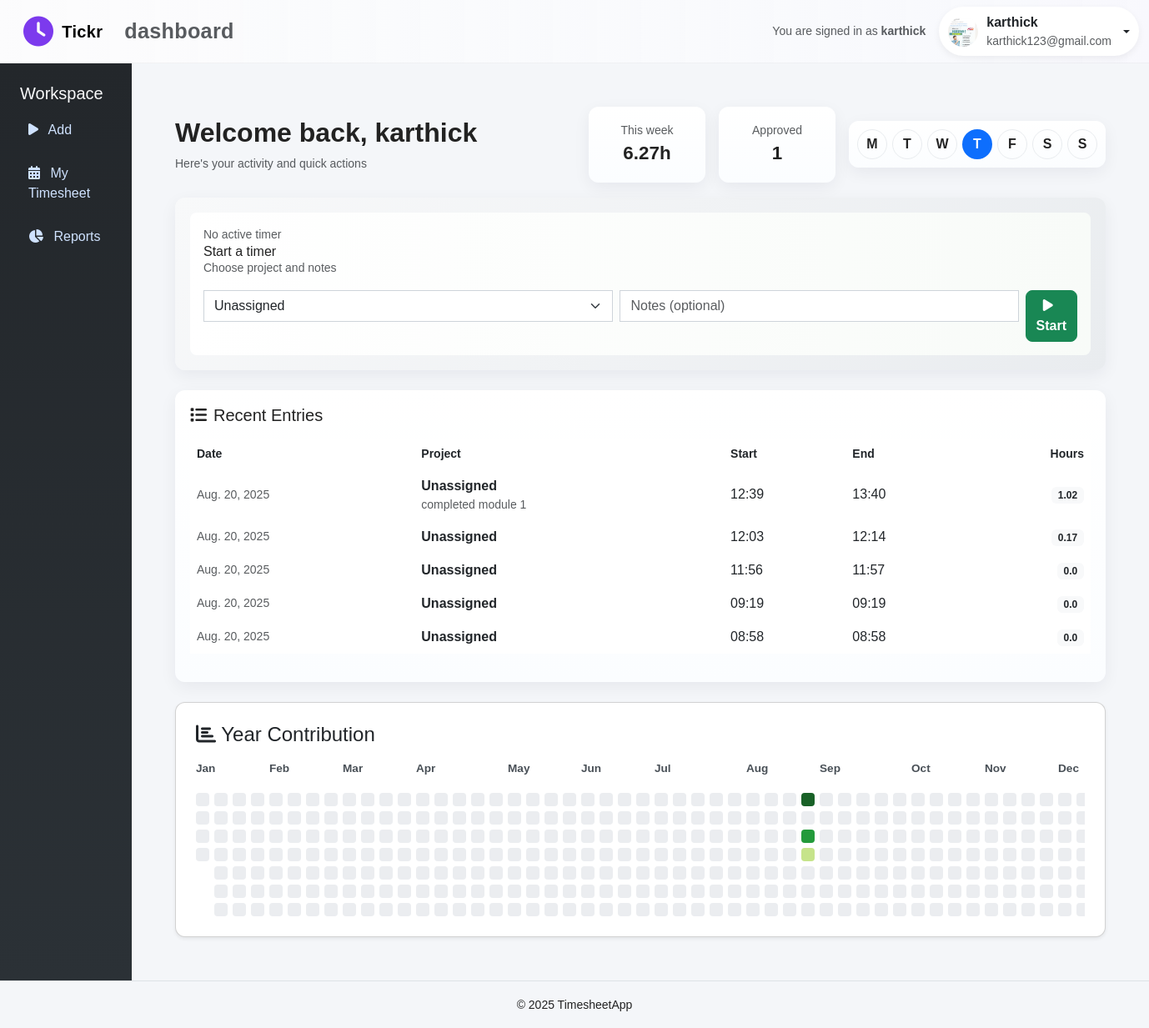
The app's page /dashboard/employee/ (signed in), older data.
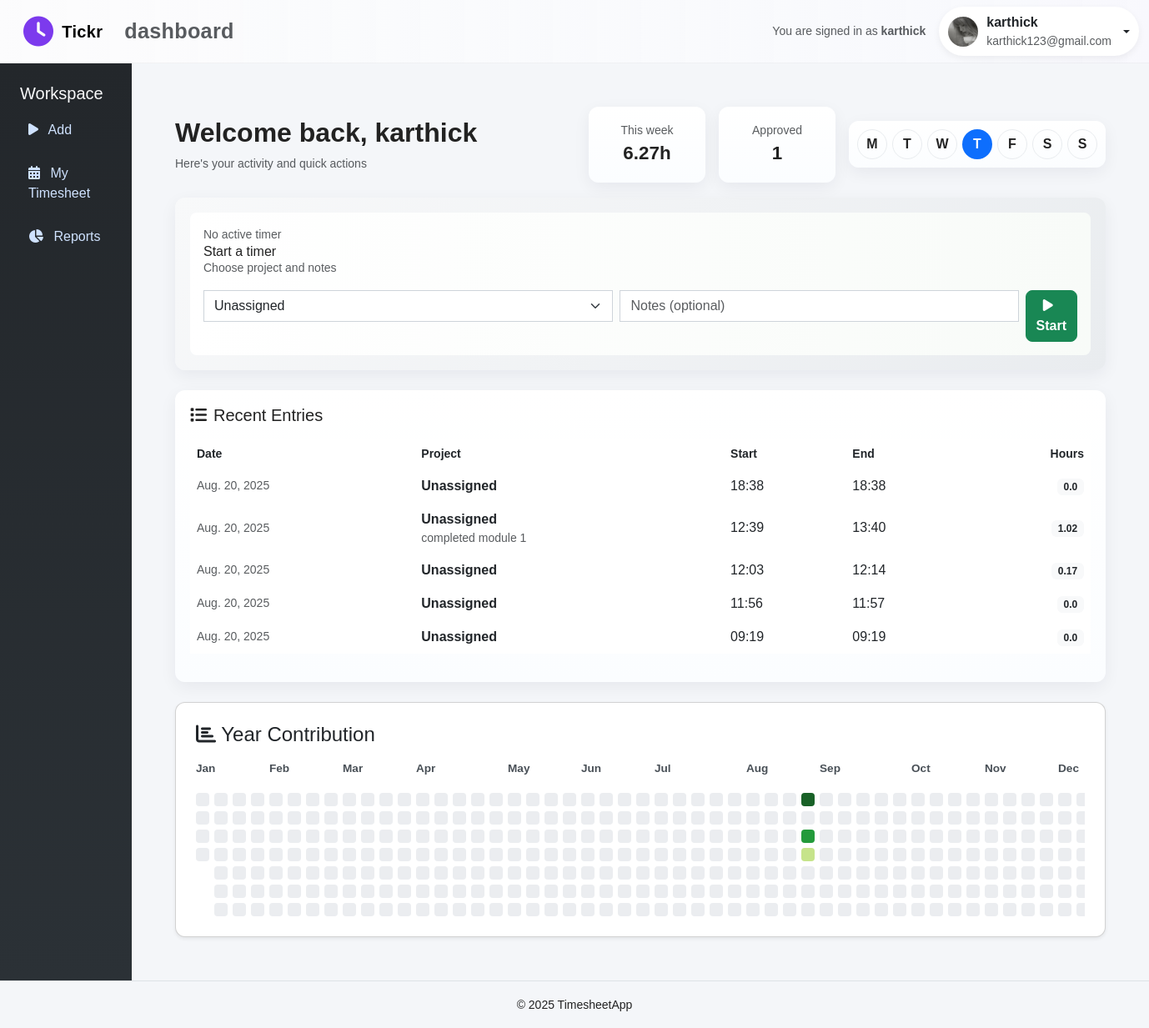
The same page, newer data.
### timesheet_app/models.py (models this page shows, shortened)
class CustomUser(AbstractUser):
    role = models.CharField(max_length=10, choices=ROLE_CHOICES)

class Profile(models.Model):
    user = models.OneToOneField(settings.AUTH_USER_MODEL, on_delete=models.CASCADE, related_name='profile')
    avatar = models.ImageField(upload_to=avatar_upload_to, null=True, blank=True)

class TimesheetEntry(models.Model):
    user = models.ForeignKey(settings.AUTH_USER_MODEL, on_delete=models.CASCADE)
    project = models.ForeignKey(Project, on_delete=models.PROTECT, null=True, blank=True)
    work_date = models.DateField(null=False, blank=False)
    start_time = models.DateTimeField(null=True, blank=True)
    end_time = models.DateTimeField(null=True, blank=True)
    break_minutes = models.PositiveIntegerField(default=0)
    duration_minutes = models.PositiveIntegerField(default=0, editable=False)
    billable = models.BooleanField(default=True)
    notes = models.TextField(blank=True)
    created_at = models.DateTimeField(auto_now_add=True)
    updated_at = models.DateTimeField(auto_now=True)
    class Meta:
        indexes = [
            models.Index(fields=["user", "work_date"]),
            models.Index(fields=["project", "work_date"]),
        ]
        ordering = ["work_date", "start_time"]

### timesheet_app/views.py (the view)
# urls.py: path("dashboard/employee/", employee_dashboard, name="employee_dashboard"),
@login_required
@role_required("employee")
def employee_dashboard(request):
    user = request.user
    today = dt.date.today()
    projects = Project.objects.filter(active=True).order_by("name")
    running_timer = TimesheetEntry.objects.filter(user=user, end_time__isnull=True).order_by("-start_time").first()
    if running_timer and running_timer.start_time:
        delta = timezone.now() - running_timer.start_time
        running_timer.hours = round(delta.total_seconds() / 3600, 2)
    else:
        running_timer = None
    recent_entries = TimesheetEntry.objects.filter(user=user).order_by("-work_date", "-start_time")[:5]
    for e in recent_entries:
        if e.duration_minutes is not None:
            e.hours = round(e.duration_minutes / 60.0, 2)
        elif e.start_time:
            delta = timezone.now() - e.start_time
            e.hours = round(delta.total_seconds() / 3600, 2)
        else:
            e.hours = 0
    year_start = dt.date(today.year, 1, 1)
    year_end = dt.date(today.year, 12, 31)
    entries_qs = TimesheetEntry.objects.filter(
        user=user, work_date__range=(year_start, year_end)
    ).values("work_date").annotate(total_minutes=Coalesce(Sum("duration_minutes"), 0))
    hours_map = {e["work_date"]: e["total_minutes"] / 60 for e in entries_qs}
    cal_data = []
    week = []
    current_date = year_start
    while current_date <= year_end:
        if current_date.weekday() == 6 and week:
            cal_data.append(week)
            week = []
        week.append({"date": current_date, "hours": hours_map.get(current_date, 0)})
        current_date += dt.timedelta(days=1)
    if week:
        cal_data.append(week)
    month_labels = []
    week_column_width = 22
    for month in range(1, 13):
        first_day = dt.date(today.year, month, 1)
        week_index = (first_day - year_start).days // 7
        margin_px = week_index * week_column_width
        month_labels.append({"name": calendar.month_abbr[month], "margin": margin_px})
    week_start, _ = get_current_week_bounds(today)
    week_days = [week_start + dt.timedelta(days=i) for i in range(7)]
    labels = ['M', 'T', 'W', 'T', 'F', 'S', 'S']
    week_day_pairs = [{'date': d, 'label': labels[i]} for i, d in enumerate(week_days)]
    entries_week = TimesheetEntry.objects.filter(user=user, work_date__range=(week_start, week_start + dt.timedelta(days=6)))
    total_minutes = entries_week.aggregate(total_minutes=Coalesce(Sum('duration_minutes'), 0))['total_minutes'] or 0
    total_hours = round(total_minutes / 60.0, 2)
    context = {
        "projects": projects,
        "running_timer": running_timer,
        "recent_entries": recent_entries,
        "cal_data": cal_data,
        "month_labels": month_labels,
        "week_start": week_start,
        "week_day_pairs": week_day_pairs,
        "today": today,
        "approved_this_week": int(WeekSummary.objects.filter(user=user, week_start=week_start, status=STATUS_APPROVED).exists()),
        "this_week_hours": total_hours,
    }
    return render(request, "dashboard/employee.html", context)

### timesheet_app/utils.py (called while the page is built)
def get_current_week_bounds(today=None):
    if today is None:
        today = timezone.localdate()
    monday = today - timedelta(days=today.weekday())   # 0 = Monday
    sunday = monday + timedelta(days=6)
    return monday, sunday

### timesheet_app/templates/dashboard/employee.html (shortened to what the changed rows need)
{% extends "base.html" %}
{% load static %}
{% block content %}
<div class="container my-4">
            <div class="topbar">
            <div>
                <h2 class="topbar1">Welcome back, {{ user.first_name|default:user.username }}</h2>
                <div class="small text-muted">Here's your activity and quick actions</div>
            </div>
            <div class="d-flex gap-3 align-items-center">
                <div class="card-modern text-center" style="padding:10px; display:flex; gap:8px; align-items:center;">
                    {% load tz %}
                    <div id="weekly-circles" style="display:flex; gap:6px;">
                        {% for pair in week_day_pairs %}
                            {% if pair.date == today %}
                                <div class="week-day-circle today" title="{{ pair.date }}" style="width:36px;height:36px;border-radius:999px;display:flex;align-items:center;justify-content:center;background:#0d6efd;color:white;">
                                    <div style="font-weight:700">{{ pair.label }}</div>
                                </div>
                            {% else %}
                                <div class="week-day-circle" title="{{ pair.date }}" style="width:36px;height:36px;border-radius:999px;display:flex;align-items:center;justify-content:center;border:1px solid #e9ecef;">
                                    <div style="font-weight:600">{{ pair.label }}</div>
                                </div>
                            {% endif %}
                        {% endfor %}
                    </div>
                </div>
            </div>
        </div>
    <div class="card-modern mb-4" id="recent-entries">
        <div class="table-responsive">
            <table class="table table-borderless align-middle">
                <thead>
                    <tr class="text-muted small">
                        <th>Date</th>
                        <th>Project</th>
                        <th>Start</th>
                        <th>End</th>
                        <th class="text-end">Hours</th>
                    </tr>
                </thead>
                <tbody>
                    {% for e in recent_entries %}
                    <tr class="py-2">
                        <td class="small text-muted">{{ e.work_date|date:"M. d, Y" }}</td>
                        <td><strong>{{ e.project.name|default:"Unassigned" }}</strong><div class="small text-muted">{{ e.notes|truncatechars:40 }}</div></td>
                        <td>{{ e.start_time|time:"H:i" }}</td>
                        <td>{{ e.end_time|time:"H:i"|default:"-" }}</td>
                        <td class="text-end"><span class="badge bg-light text-dark">{{ e.hours }}</span></td>
                    </tr>
                    {% endfor %}
                </tbody>
            </table>
        </div>
    </div>
    <div class="card p-4 shadow-sm git-graph-card">
        <div class="git-graph">
            <div class="month-labels position-relative" style="height:28px;">
                {% for month in month_labels %}
                <div class="month-name position-absolute" style="left: {{ month.margin }}px">{{ month.name }}</div>
                {% endfor %}
            </div>
            <div class="weeks-wrap" style="overflow-x:auto; padding-top:6px;">
            <div class="weeks d-flex" style="gap:6px; min-width:900px;">
                {% for week in cal_data %}
                <div class="week d-flex flex-column" style="gap:6px;">
                    {% for day in week %}
                    {% if day.hours == 0 %}
                        <div class="day" title="{{ day.date }} - {{ day.hours }}h" style="background-color: #ebedf0"></div>
                    {% elif day.hours < 2 %}
                        <div class="day" title="{{ day.date }} - {{ day.hours }}h" style="background-color: #c6e48b"></div>
                    {% elif day.hours < 4 %}
                        <div class="day" title="{{ day.date }} - {{ day.hours }}h" style="background-color: #7bc96f"></div>
                    {% elif day.hours < 6 %}
                        <div class="day" title="{{ day.date }} - {{ day.hours }}h" style="background-color: #239a3b"></div>
                    {% else %}
                        <div class="day" title="{{ day.date }} - {{ day.hours }}h" style="background-color: #196127"></div>
                    {% endif %}
                    {% endfor %}
                </div>
                {% endfor %}
            </div>
            </div>
        </div>
    </div>
</div>
{% endblock %}

### timesheet_app/templates/base.html (shortened to what this page needs)
{% load static %}
<!doctype html>
<html lang="en">
<head>
  <link href="https://cdn.jsdelivr.net/npm/bootstrap@5.3.0/dist/css/bootstrap.min.css" rel="stylesheet">
  <link href="https://cdnjs.cloudflare.com/ajax/libs/font-awesome/6.4.0/css/all.min.css" rel="stylesheet">
</head>
<body>
<nav class="navbar navbar-expand-lg navbar-light" style="background: linear-gradient(90deg, rgba(255,255,255,0.7), rgba(250,250,255,0.6)); border-bottom:1px solid rgba(0,0,0,0.04);">
  <div class="container-fluid d-flex justify-content-between align-items-center">
    <div class="app-brand ms-lg-3">
      <i class="fa-solid fa-clock fa-lg" style="color:var(--accent)"></i>
      <span class="navbar-brand">Tickr</span>
      <small class="text-muted">dashboard</small>
    </div>
    <div class="d-flex align-items-center">
      <div class="me-3 text-muted small d-none d-md-block">You are signed in as <strong>{{ user.get_full_name|default:user.username }}</strong></div>
      {% if user.is_authenticated %}
      <div class="dropdown">
        <button class="btn profile-pill dropdown-toggle" data-bs-toggle="dropdown" aria-expanded="false">
          {% if user.profile and user.profile.avatar %}
            <img src="{{ user.profile.avatar.url }}" alt="avatar" />
          {% else %}
            <img src="https://ui-avatars.com/api/?name={{ user.username }}&background=7c3aed&color=fff" alt="avatar" />
          {% endif %}
          <div class="d-none d-sm-block text-start">
            <div style="font-weight:600">{{ user.get_full_name|default:user.username }}</div>
            <div class="small text-muted">{{ user.email }}</div>
          </div>
        </button>
      </div>
      {% endif %}
    </div>
  </div>
</nav>
<div class="d-flex">
  {% block sidebar %}
  <div class="sidebar" id="sidebar">
    <h5 class="text-light">Workspace</h5>
    <a href="{% url 'add_time_entry' %}"><i class="fa-solid fa-play me-2"></i> Add</a>
    <a href="{% url 'my_timesheet' %}"><i class="fa-solid fa-calendar-days me-2"></i> My Timesheet</a>
    <a href="{% url 'my_reports' %}"><i class="fa-solid fa-chart-pie me-2"></i> Reports</a>
  </div>
  {% endblock %}
  <div class="content-wrapper">
    {% block content %}{% endblock %}
  </div>
</div>
<footer class="text-center py-3 border-top">
  <small>&copy; 2025 TimesheetApp</small>
</footer>
</body>
</html>

Row changes from the older to the newer data that the page shows:
no longer on this page (row unchanged): TimesheetEntry: work_date "Aug. 20, 2025", project.name "Unassigned", start_time "08:58", end_time "08:58", hours "0.0"
changed CustomUser "karthick": profile.avatar: a different picture
added TimesheetEntry: work_date "Aug. 20, 2025", project.name "Unassigned", start_time "18:38", end_time "18:38", hours "0.0"
